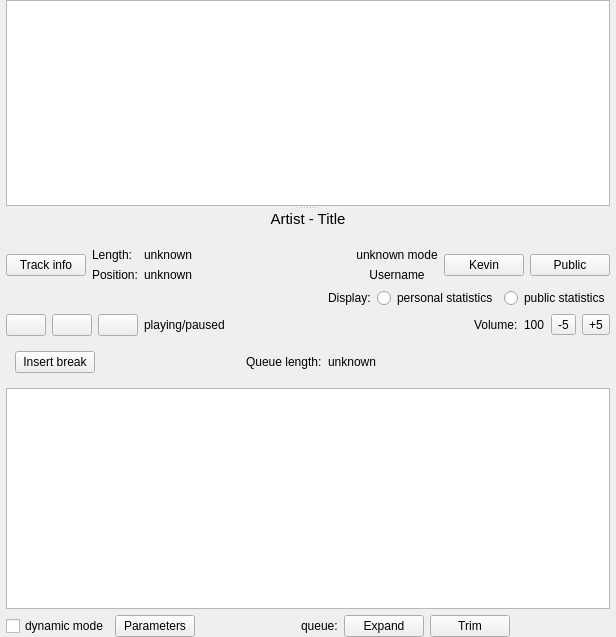
<?xml version="1.0" encoding="UTF-8"?>
<ui version="4.0">
 <class>MainWidget</class>
 <widget class="QWidget" name="MainWidget">
  <property name="geometry">
   <rect>
    <x>0</x>
    <y>0</y>
    <width>616</width>
    <height>637</height>
   </rect>
  </property>
  <property name="minimumSize">
   <size>
    <width>550</width>
    <height>550</height>
   </size>
  </property>
  <property name="windowTitle">
   <string>Form</string>
  </property>
  <layout class="QVBoxLayout" name="verticalLayout_3">
   <property name="leftMargin">
    <number>6</number>
   </property>
   <property name="topMargin">
    <number>0</number>
   </property>
   <property name="rightMargin">
    <number>6</number>
   </property>
   <property name="bottomMargin">
    <number>0</number>
   </property>
   <item>
    <widget class="QSplitter" name="splitter">
     <property name="orientation">
      <enum>Qt::Vertical</enum>
     </property>
     <widget class="QTableView" name="historyTableView">
      <property name="contextMenuPolicy">
       <enum>Qt::CustomContextMenu</enum>
      </property>
      <property name="alternatingRowColors">
       <bool>true</bool>
      </property>
      <property name="selectionBehavior">
       <enum>QAbstractItemView::SelectRows</enum>
      </property>
     </widget>
     <widget class="QWidget" name="layoutWidget">
      <layout class="QVBoxLayout" name="bottomHalfLayout">
       <item>
        <layout class="QVBoxLayout" name="currentTrackAndProgressLayout">
         <item>
          <widget class="QLabel" name="artistTitleLabel">
           <property name="styleSheet">
            <string notr="true">font-size: 11pt;</string>
           </property>
           <property name="text">
            <string>Artist - Title</string>
           </property>
           <property name="alignment">
            <set>Qt::AlignCenter</set>
           </property>
          </widget>
         </item>
         <item>
          <widget class="PMP::TrackProgressWidget" name="trackProgress" native="true">
           <property name="minimumSize">
            <size>
             <width>8</width>
             <height>8</height>
            </size>
           </property>
          </widget>
         </item>
        </layout>
       </item>
       <item>
        <layout class="QHBoxLayout" name="currentPositionAndPersonalModeLayout">
         <item>
          <widget class="QPushButton" name="trackInfoButton">
           <property name="text">
            <string>Track info</string>
           </property>
          </widget>
         </item>
         <item>
          <layout class="QFormLayout" name="formLayout">
           <property name="fieldGrowthPolicy">
            <enum>QFormLayout::AllNonFixedFieldsGrow</enum>
           </property>
           <item row="0" column="0">
            <widget class="QLabel" name="lengthLabel">
             <property name="text">
              <string>Length:</string>
             </property>
            </widget>
           </item>
           <item row="0" column="1">
            <widget class="QLabel" name="lengthValueLabel">
             <property name="text">
              <string>unknown</string>
             </property>
            </widget>
           </item>
           <item row="1" column="0">
            <widget class="QLabel" name="positionLabel">
             <property name="text">
              <string>Position:</string>
             </property>
            </widget>
           </item>
           <item row="1" column="1">
            <widget class="QLabel" name="positionValueLabel">
             <property name="text">
              <string>unknown</string>
             </property>
            </widget>
           </item>
          </layout>
         </item>
         <item>
          <spacer name="horizontalSpacer_6">
           <property name="orientation">
            <enum>Qt::Horizontal</enum>
           </property>
           <property name="sizeHint" stdset="0">
            <size>
             <width>40</width>
             <height>20</height>
            </size>
           </property>
          </spacer>
         </item>
         <item>
          <layout class="QVBoxLayout" name="verticalLayout">
           <item>
            <widget class="QLabel" name="playingModeLabel">
             <property name="text">
              <string>unknown mode</string>
             </property>
             <property name="alignment">
              <set>Qt::AlignCenter</set>
             </property>
            </widget>
           </item>
           <item>
            <widget class="QLabel" name="userPlayingForLabel">
             <property name="text">
              <string>Username</string>
             </property>
             <property name="alignment">
              <set>Qt::AlignCenter</set>
             </property>
            </widget>
           </item>
          </layout>
         </item>
         <item>
          <widget class="QPushButton" name="toPersonalModeButton">
           <property name="text">
            <string>Kevin</string>
           </property>
          </widget>
         </item>
         <item>
          <widget class="QPushButton" name="toPublicModeButton">
           <property name="text">
            <string>Public</string>
           </property>
          </widget>
         </item>
        </layout>
       </item>
       <item>
        <layout class="QHBoxLayout" name="displayStatisticsLayout">
         <item>
          <spacer name="horizontalSpacer_7">
           <property name="orientation">
            <enum>Qt::Horizontal</enum>
           </property>
           <property name="sizeHint" stdset="0">
            <size>
             <width>40</width>
             <height>20</height>
            </size>
           </property>
          </spacer>
         </item>
         <item>
          <widget class="QLabel" name="displayStatisticsLabel">
           <property name="text">
            <string>Display:</string>
           </property>
          </widget>
         </item>
         <item>
          <widget class="QRadioButton" name="displayPersonalStatisticsRadioButton">
           <property name="text">
            <string>personal statistics</string>
           </property>
          </widget>
         </item>
         <item>
          <widget class="QRadioButton" name="displayPublicStatisticsRadioButton">
           <property name="text">
            <string>public statistics</string>
           </property>
          </widget>
         </item>
        </layout>
       </item>
       <item>
        <layout class="QHBoxLayout" name="playbackAndVolumeControlsLayout">
         <item>
          <widget class="QPushButton" name="playButton">
           <property name="icon">
            <iconset resource="mainwindow.qrc">
             <normaloff>:/mediabuttons/play.svg</normaloff>:/mediabuttons/play.svg</iconset>
           </property>
           <property name="iconSize">
            <size>
             <width>30</width>
             <height>30</height>
            </size>
           </property>
          </widget>
         </item>
         <item>
          <widget class="QPushButton" name="pauseButton">
           <property name="icon">
            <iconset resource="mainwindow.qrc">
             <normaloff>:/mediabuttons/pause.svg</normaloff>:/mediabuttons/pause.svg</iconset>
           </property>
           <property name="iconSize">
            <size>
             <width>30</width>
             <height>30</height>
            </size>
           </property>
          </widget>
         </item>
         <item>
          <widget class="QPushButton" name="skipButton">
           <property name="icon">
            <iconset resource="mainwindow.qrc">
             <normaloff>:/mediabuttons/skip.svg</normaloff>:/mediabuttons/skip.svg</iconset>
           </property>
           <property name="iconSize">
            <size>
             <width>30</width>
             <height>30</height>
            </size>
           </property>
          </widget>
         </item>
         <item>
          <widget class="QLabel" name="playStateLabel">
           <property name="text">
            <string>playing/paused</string>
           </property>
          </widget>
         </item>
         <item>
          <spacer name="horizontalSpacer_3">
           <property name="orientation">
            <enum>Qt::Horizontal</enum>
           </property>
           <property name="sizeHint" stdset="0">
            <size>
             <width>40</width>
             <height>20</height>
            </size>
           </property>
          </spacer>
         </item>
         <item>
          <widget class="QLabel" name="volumeLabel">
           <property name="text">
            <string>Volume:</string>
           </property>
          </widget>
         </item>
         <item>
          <widget class="QLabel" name="volumeValueLabel">
           <property name="text">
            <string>100</string>
           </property>
          </widget>
         </item>
         <item>
          <widget class="QToolButton" name="volumeDecreaseButton">
           <property name="maximumSize">
            <size>
             <width>75</width>
             <height>16777215</height>
            </size>
           </property>
           <property name="text">
            <string>-5</string>
           </property>
          </widget>
         </item>
         <item>
          <widget class="QToolButton" name="volumeIncreaseButton">
           <property name="text">
            <string>+5</string>
           </property>
          </widget>
         </item>
        </layout>
       </item>
       <item>
        <layout class="QHBoxLayout" name="queueTopControlsLayout">
         <item>
          <widget class="QFrame" name="horizontalFrame">
           <layout class="QHBoxLayout" name="horizontalLayout_5">
            <item>
             <widget class="QPushButton" name="insertBreakButton">
              <property name="text">
               <string>Insert break</string>
              </property>
             </widget>
            </item>
            <item>
             <spacer name="horizontalSpacer">
              <property name="orientation">
               <enum>Qt::Horizontal</enum>
              </property>
              <property name="sizeHint" stdset="0">
               <size>
                <width>40</width>
                <height>20</height>
               </size>
              </property>
             </spacer>
            </item>
           </layout>
          </widget>
         </item>
         <item>
          <widget class="QLabel" name="queueLengthLabel">
           <property name="text">
            <string>Queue length:</string>
           </property>
          </widget>
         </item>
         <item>
          <widget class="QLabel" name="queueLengthValueLabel">
           <property name="text">
            <string>unknown</string>
           </property>
          </widget>
         </item>
         <item>
          <spacer name="horizontalSpacer_2">
           <property name="orientation">
            <enum>Qt::Horizontal</enum>
           </property>
           <property name="sizeHint" stdset="0">
            <size>
             <width>40</width>
             <height>20</height>
            </size>
           </property>
          </spacer>
         </item>
        </layout>
       </item>
       <item>
        <widget class="QTableView" name="queueTableView">
         <property name="contextMenuPolicy">
          <enum>Qt::CustomContextMenu</enum>
         </property>
         <property name="dragDropOverwriteMode">
          <bool>false</bool>
         </property>
         <property name="alternatingRowColors">
          <bool>true</bool>
         </property>
         <property name="selectionBehavior">
          <enum>QAbstractItemView::SelectRows</enum>
         </property>
        </widget>
       </item>
       <item>
        <layout class="QHBoxLayout" name="dynamicModeControlsLayout">
         <item>
          <widget class="QCheckBox" name="dynamicModeCheckBox">
           <property name="text">
            <string>dynamic mode</string>
           </property>
          </widget>
         </item>
         <item>
          <widget class="QPushButton" name="dynamicModeParametersButton">
           <property name="text">
            <string>Parameters</string>
           </property>
          </widget>
         </item>
         <item>
          <spacer name="horizontalSpacer_4">
           <property name="orientation">
            <enum>Qt::Horizontal</enum>
           </property>
           <property name="sizeHint" stdset="0">
            <size>
             <width>40</width>
             <height>20</height>
            </size>
           </property>
          </spacer>
         </item>
         <item>
          <widget class="QLabel" name="queueLabel">
           <property name="text">
            <string>queue:</string>
           </property>
          </widget>
         </item>
         <item>
          <widget class="QPushButton" name="expandButton">
           <property name="text">
            <string>Expand</string>
           </property>
          </widget>
         </item>
         <item>
          <widget class="QPushButton" name="trimButton">
           <property name="text">
            <string>Trim</string>
           </property>
          </widget>
         </item>
         <item>
          <spacer name="horizontalSpacer_5">
           <property name="orientation">
            <enum>Qt::Horizontal</enum>
           </property>
           <property name="sizeHint" stdset="0">
            <size>
             <width>40</width>
             <height>20</height>
            </size>
           </property>
          </spacer>
         </item>
        </layout>
       </item>
      </layout>
     </widget>
    </widget>
   </item>
  </layout>
 </widget>
 <customwidgets>
  <customwidget>
   <class>PMP::TrackProgressWidget</class>
   <extends>QWidget</extends>
   <header>desktop-remote/trackprogresswidget.h</header>
  </customwidget>
 </customwidgets>
 <resources>
  <include location="mainwindow.qrc"/>
 </resources>
 <connections/>
</ui>
